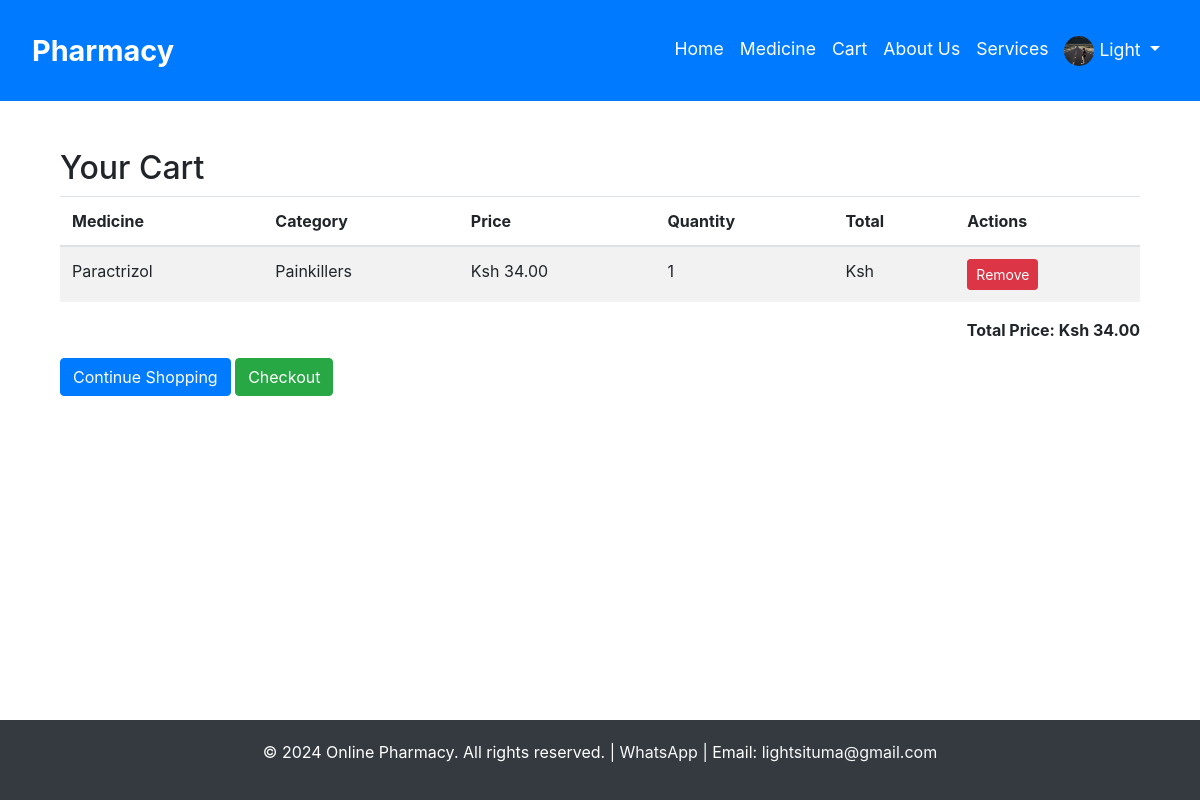
The page /cart/ (signed in) on the database as committed earlier.
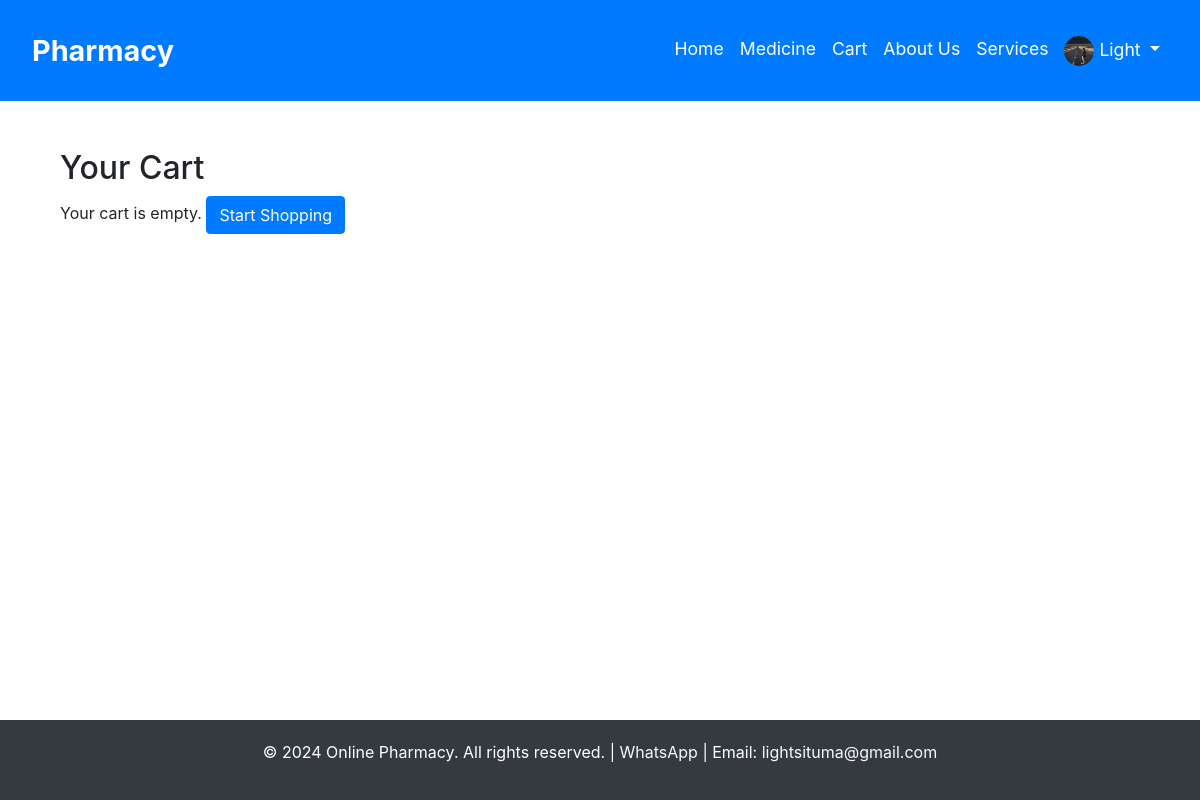
The same page on the database as committed later.
### pharmacy_app/models.py (models this page shows, shortened)
class CartItem(models.Model):
    user = models.ForeignKey(User, on_delete=models.CASCADE)
    medicine = models.ForeignKey(Medicine, on_delete=models.CASCADE)
    quantity = models.PositiveIntegerField(default=1)

class Medicine(models.Model):
    name = models.CharField(max_length=100)
    category = models.CharField(max_length=50)
    price = models.DecimalField(max_digits=10, decimal_places=2)
    stock = models.PositiveIntegerField()
    description = models.TextField()
    image = models.ImageField(upload_to='medicine_images/', blank=True, null=True)

### pharmacy_app/views.py (the view)
# urls.py: path('cart/', views.cart_view, name='cart'),
@login_required
def cart_view(request):
    cart_items = CartItem.objects.filter(user=request.user)
    total_price = sum(item.medicine.price * item.quantity for item in cart_items)
    return render(request, 'cart.html', {'cart_items': cart_items, 'total_price': total_price})

### pharmacy_app/templates/cart.html
{% extends "base.html" %}
{% block content %}
<div class="container mt-4">
  <h2>Your Cart</h2>
  {% if cart_items %}
  <table class="table table-striped">
    <thead>
      <tr>
        <th>Medicine</th>
        <th>Category</th>
        <th>Price</th>
        <th>Quantity</th>
        <th>Total</th>
        <th>Actions</th>
      </tr>
    </thead>
    <tbody>
      {% for item in cart_items %}
      <tr>
        <td>{{ item.medicine.name }}</td>
        <td>{{ item.medicine.category }}</td>
        <td>Ksh {{ item.medicine.price }}</td>
        <td>{{ item.quantity }}</td>
        <td>Ksh {{ item.item_total }}</td>
        <td>
          <a href="{% url 'remove_from_cart' item.pk %}" class="btn btn-danger btn-sm">Remove</a>
        </td>
      </tr>
      {% endfor %}
    </tbody>
  </table>
  <p class="text-right"><strong>Total Price: Ksh {{ total_price }}</strong></p>
  <a href="{% url 'home' %}#our-categories" class="btn btn-primary">Continue Shopping</a>
  <a href="{% url 'checkout' %}" class="btn btn-success">Checkout</a>
  {% else %}
  <p>Your cart is empty. <a href="{% url 'home' %}#our-categories" class="btn btn-primary">Start Shopping</a></p>
  {% endif %}
</div>
{% endblock %}

Rows that differ between the two databases and show on the page:
removed CartItem: medicine.name "Paractrizol", medicine.category "Painkillers", medicine.price "34.00", quantity "1"
Other text that changed with them:
{{ total_price }}: "34.00" → (not shown)
text no longer shown: "Medicine Category Price Quantity Total Actions Total Price: Ksh Continue Shopping Checkout"
text now shown: "Your cart is empty. Start Shopping"
